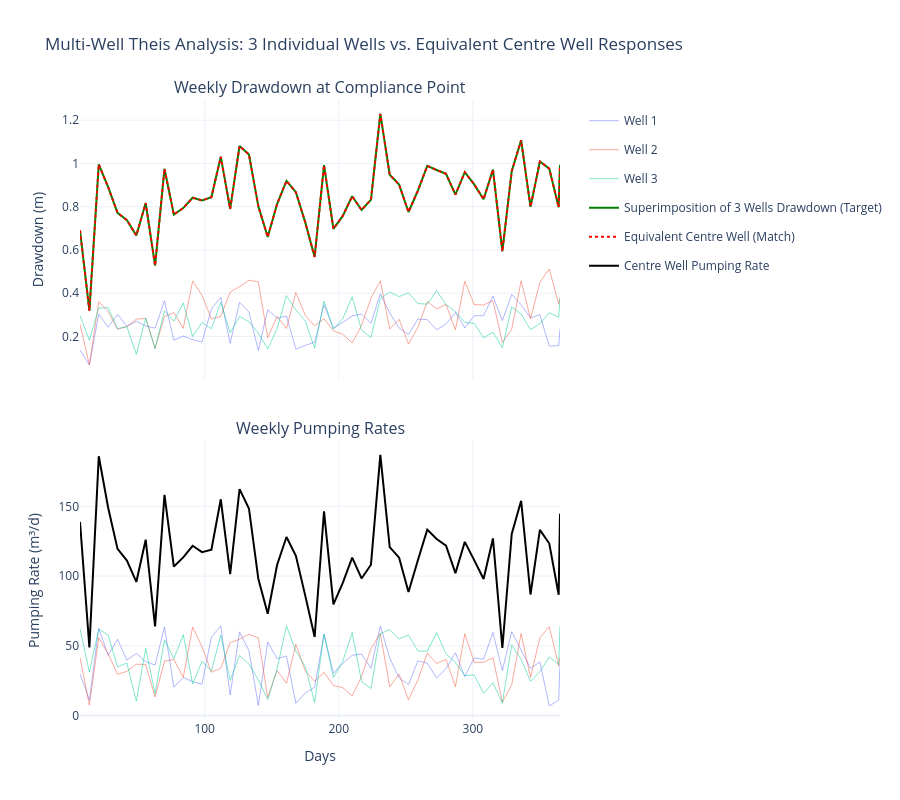

The notebook cell saved with this chart:
### Code cell
#####################
### visualisation ###
#####################

# calculate individual drawdown series for each well for plotting
individual_s_series = []
for w in wells:
    r = np.sqrt((w['X'] - xc_val)**2 + (w['Y'] - yc)**2)
    s_w = [get_s_at_t(w['Q_series'], time_steps, t, r, T_val, S_val) for t in time_steps]
    individual_s_series.append(s_w)

# create subplots with shared x-axis
fig = make_subplots(
    rows=2, cols=1, 
    shared_xaxes=True, 
    vertical_spacing=0.1,
    subplot_titles=("Weekly Drawdown at Compliance Point", "Weekly Pumping Rates")
)

# colour palette for individual wells
colours = ['#636EFA', '#EF553B', '#00CC96', '#AB63FA', '#FFA15A']

# first row: drawdown at compliance point
# individual random well drawdowns
for i, s_w in enumerate(individual_s_series):
    fig.add_trace(go.Scatter(
        x=time_steps, y=s_w, 
        name=f"Well {i+1}", 
        line=dict(color=colours[i % len(colours)], width=0.5),
        legendgroup=f"well{i+1}"
    ), row=1, col=1)

# superimpose total drawdown from all random wells at compliance point
fig.add_trace(go.Scatter(
    x=time_steps, y=s_target_series, 
    name=f"Superimposition of {len(wells)} Wells Drawdown (Target)", 
    line=dict(color='green', width=2)
), row=1, col=1)

# centre well match
fig.add_trace(go.Scatter(
    x=time_steps, y=s_target_series, 
    name=f"Equivalent Centre Well (Match)", 
    line=dict(color='red', dash='dot', width=2)
), row=1, col=1)

# second row: pumping rates
# individual random well pumping rates
for i, w in enumerate(wells):
    fig.add_trace(go.Scatter(
        x=time_steps, y=w['Q_series'], 
        name=f"Well {i+1} Q", 
        line=dict(color=colours[i % len(colours)], width=0.5),
        legendgroup=f"well{i+1}",
        showlegend=False
    ), row=2, col=1)

# equivalent centre well pumping rate
fig.add_trace(go.Scatter(
    x=time_steps, y=q_equiv_series, 
    name="Centre Well Pumping Rate", 
    line=dict(color='black', width=2)
), row=2, col=1)

# pretty up the layout
fig.update_layout(
    height=800, 
    width=900, 
    template="plotly_white",
    title_text=f"Multi-Well Theis Analysis: {len(wells)} Individual Wells vs. Equivalent Centre Well Responses",
    legend=dict(yanchor="top", y=0.99, xanchor="left", x=1.05)
)

fig.update_yaxes(title_text="Drawdown (m)", row=1, col=1)
fig.update_yaxes(title_text="Pumping Rate (m³/d)", row=2, col=1)
fig.update_xaxes(title_text="Days", row=2, col=1)

fig.show()
